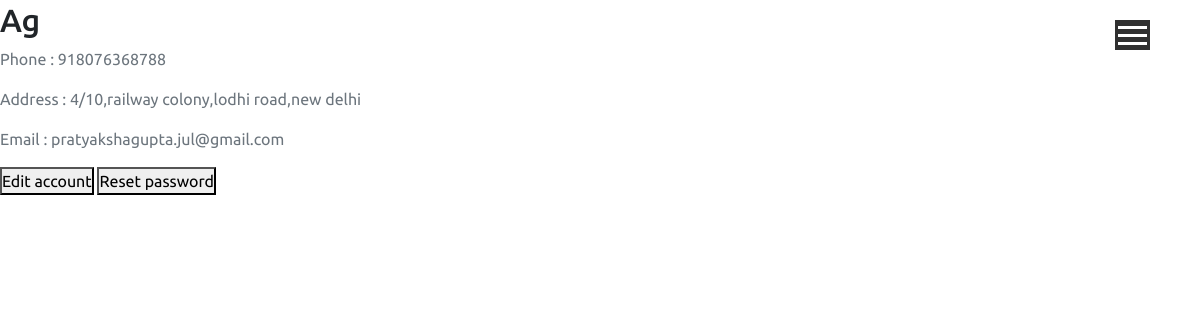
Page /account (signed in) on the earlier database version.
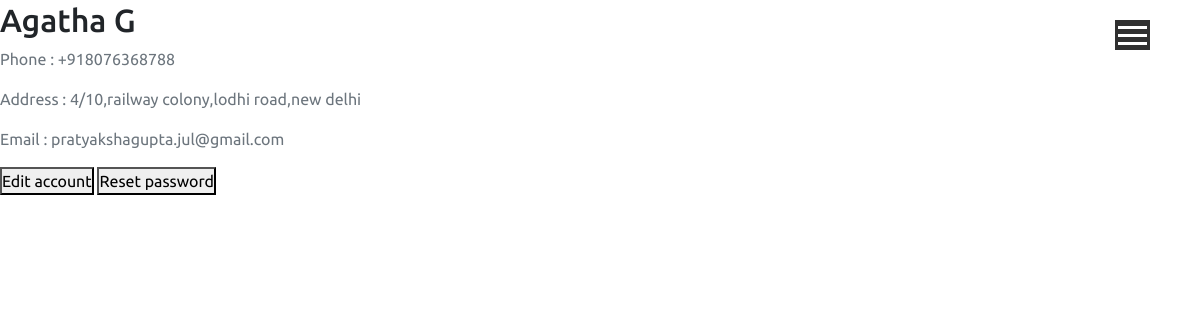
Same page on the later database version.
### main/models.py (models this page shows, shortened)
class User(db.Model, UserMixin):
    id = db.Column(db.Integer, primary_key=True)
    name = db.Column(db.String(20), nullable=False)
    phone = db.Column(db.String(15), nullable=False)
    address = db.Column(db.String(120), nullable=False)
    email = db.Column(db.String(120), unique=True, nullable=False)
    password = db.Column(db.String(60), nullable=False)

### main/routes.py (the view, shortened to what this page needs)
@app.route("/account", methods=['GET', 'POST'])
@login_required
def account():
    form1 = UpdateAccountForm()
    form2 = ResetPasswordForm()
    if form1.validate_on_submit():
        current_user.name = form1.name.data
        current_user.phone = form1.phone.data
        current_user.address = form1.address.data
        current_user.email = form1.email.data
        db.session.commit()
        flash('Your account has been updated!', 'success')
        return redirect(url_for('account'))
    elif request.method == 'GET':
        form1.name.data = current_user.name
        form1.email.data = current_user.email
        form1.phone.data = current_user.phone
        form1.address.data = current_user.address
    return render_template('account.html', title='Account', account_form=form1, password_form =form2)

### main/models.py (called while the page is built)
@login_manager.user_loader
def load_user(user_id):
    return User.query.get(int(user_id))

### main/templates/account.html (shortened to what this page needs)
{% extends "base.html" %}
{% block content %}
<div class="content-section">
        <div class="media-body">
          <h2 class="account-heading">{{ current_user.name }}</h2>
          <p class="text-secondary">Phone : {{ current_user.phone }}</p>
          <p class="text-secondary">Address : {{ current_user.address }}</p>
          <p class="text-secondary">Email : {{ current_user.email }}</p>
        </div>
        <button onclick="Updateaccountfunction()">Edit account</button>
        <button onclick="UpdatePasswordfunction()">Reset password</button>
    </div>
{% endblock content %}

### main/templates/base.html (shortened to what this page needs)
<!DOCTYPE html>
<html lang="en">
<head>
  <link rel="stylesheet" href="https://maxcdn.bootstrapcdn.com/bootstrap/4.0.0/css/bootstrap.min.css"
 />
  <link rel="stylesheet" href="../static/css/styles.css" />
</head>
<body>
  <div class="container">
    <div class="navbar">
      <div class="hamburger-menu">
        <div class="line line-1"></div>
        <div class="line line-2"></div>
        <div class="line line-3"></div>
      </div>
    </div>
  </div>
   {% block content %} {% endblock %}
</body>
</html>

### main/static/css/styles.css (style rules this page uses)
* { margin: 0; padding: 0; }
body { font-family:'Ubuntu'; }
.hamburger-menu { width: 35px; height: 30px; position: fixed; top: 20px; right: 50px; cursor: pointer; display: flex; flex-direction: column; justify-content: space-around; background-color: #0a0a0ad7; padding: 3px; }
.line { width: 100%; height: 3px; background-color: white; transition: all 0.8s; }
.navbar { height: 100%; width: 100%; background-color: #0a0a0ad7; position: fixed; top: 0; right: -100%; display: flex; justify-content: center; align-items: center; transition: right .8s cubic-bezier(1, 0, 0, 1); z-index: 999; }

Differences in the rows shown:
changed User "4/10,railway colony,lodhi road,new delhi": name "Ag" → "Agatha G"; phone "918076368788" → "+918076368788"
